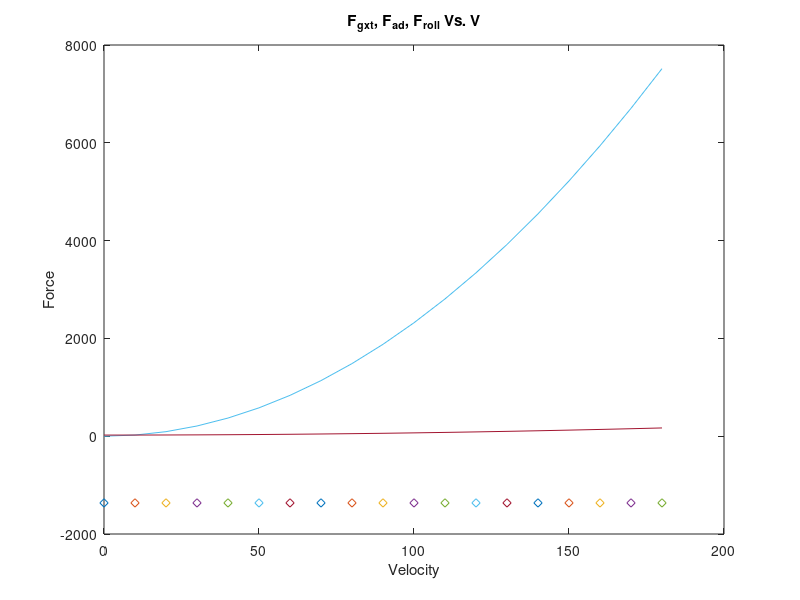
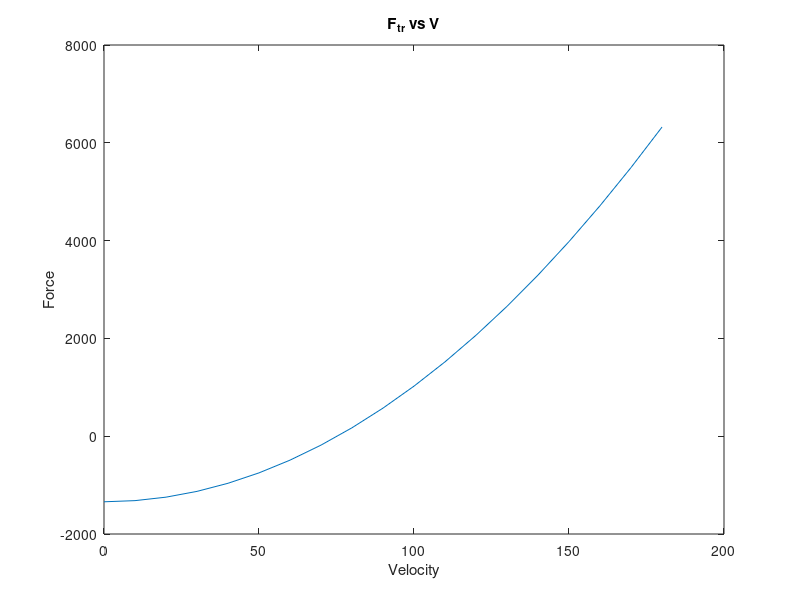

Write MATLAB code to recreate these figures, in order.
%Tyler Matthews
%P2.3

clc; %clear console
close all; %close figures

%Initial Conditions
m = 262;
cd = 0.2;
af = 2;
c0 = 0.009;
c1 = 1.75*10^-6;
p = 1.16;
g = 9.81;
grade = 15;

dy = grade/100;
Beta = atand(grade/100);
Fgxt = m*g*sin(Beta);

%ai
Ftr = Fgxt

%aii
Ftrmin = Fgxt-m*g*c0

%bi
v = 0:10:180; %Timestep

%Calculate
Beta = atand(-12/100);
Fgxt = m*g*sin(Beta);
Fad = (p/2)*cd*af*(v.^2);
Froll = m*g*(c0+c1*(v.^2));

%Plot
figure;
plot(v, Fgxt, 'd', v, Fad, v, Froll);
title('F_g_x_t, F_a_d, F_r_o_l_l Vs. V');
xlabel('Velocity');
ylabel('Force');

%bii
%Calculate
Ftr = Fgxt+Fad+Froll

%Plot
figure;
plot(v,Ftr);
xlabel('Velocity');
ylabel('Force');
title('F_t_r vs V');
